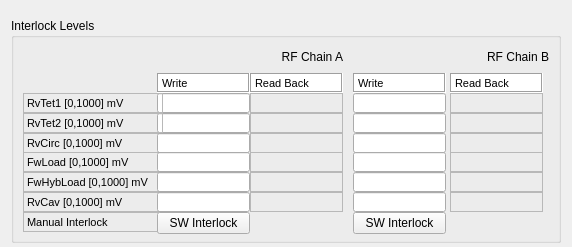
<?xml version="1.0" encoding="UTF-8"?>
<ui version="4.0">
 <class>Form</class>
 <widget class="QWidget" name="Form">
  <property name="geometry">
   <rect>
    <x>0</x>
    <y>0</y>
    <width>568</width>
    <height>243</height>
   </rect>
  </property>
  <property name="windowTitle">
   <string>Form</string>
  </property>
  <layout class="QGridLayout" name="gridLayout">
   <item row="0" column="0">
    <widget class="QGroupBox" name="groupBox_14">
     <property name="sizePolicy">
      <sizepolicy hsizetype="Preferred" vsizetype="Preferred">
       <horstretch>0</horstretch>
       <verstretch>0</verstretch>
      </sizepolicy>
     </property>
     <property name="minimumSize">
      <size>
       <width>550</width>
       <height>225</height>
      </size>
     </property>
     <property name="maximumSize">
      <size>
       <width>550</width>
       <height>210</height>
      </size>
     </property>
     <property name="title">
      <string>Interlock Levels</string>
     </property>
     <property name="flat">
      <bool>true</bool>
     </property>
     <layout class="QGridLayout" name="gridLayout_2">
      <item row="0" column="0">
       <widget class="QLabel" name="label_241">
        <property name="minimumSize">
         <size>
          <width>320</width>
          <height>20</height>
         </size>
        </property>
        <property name="maximumSize">
         <size>
          <width>330</width>
          <height>20</height>
         </size>
        </property>
        <property name="layoutDirection">
         <enum>Qt::RightToLeft</enum>
        </property>
        <property name="text">
         <string>RF Chain A</string>
        </property>
        <property name="alignment">
         <set>Qt::AlignRight|Qt::AlignTrailing|Qt::AlignVCenter</set>
        </property>
       </widget>
      </item>
      <item row="0" column="1">
       <widget class="QLabel" name="label_242">
        <property name="minimumSize">
         <size>
          <width>200</width>
          <height>20</height>
         </size>
        </property>
        <property name="maximumSize">
         <size>
          <width>200</width>
          <height>20</height>
         </size>
        </property>
        <property name="layoutDirection">
         <enum>Qt::RightToLeft</enum>
        </property>
        <property name="text">
         <string>RF Chain B</string>
        </property>
        <property name="alignment">
         <set>Qt::AlignRight|Qt::AlignTrailing|Qt::AlignVCenter</set>
        </property>
       </widget>
      </item>
      <item row="1" column="0">
       <layout class="QGridLayout" name="_15">
        <property name="spacing">
         <number>0</number>
        </property>
        <item row="0" column="1">
         <widget class="QLabel" name="label_87">
          <property name="sizePolicy">
           <sizepolicy hsizetype="Fixed" vsizetype="Fixed">
            <horstretch>0</horstretch>
            <verstretch>0</verstretch>
           </sizepolicy>
          </property>
          <property name="minimumSize">
           <size>
            <width>93</width>
            <height>20</height>
           </size>
          </property>
          <property name="maximumSize">
           <size>
            <width>93</width>
            <height>20</height>
           </size>
          </property>
          <property name="palette">
           <palette>
            <active>
             <colorrole role="Base">
              <brush brushstyle="SolidPattern">
               <color alpha="255">
                <red>255</red>
                <green>255</green>
                <blue>255</blue>
               </color>
              </brush>
             </colorrole>
             <colorrole role="Window">
              <brush brushstyle="SolidPattern">
               <color alpha="255">
                <red>255</red>
                <green>255</green>
                <blue>255</blue>
               </color>
              </brush>
             </colorrole>
            </active>
            <inactive>
             <colorrole role="Base">
              <brush brushstyle="SolidPattern">
               <color alpha="255">
                <red>255</red>
                <green>255</green>
                <blue>255</blue>
               </color>
              </brush>
             </colorrole>
             <colorrole role="Window">
              <brush brushstyle="SolidPattern">
               <color alpha="255">
                <red>255</red>
                <green>255</green>
                <blue>255</blue>
               </color>
              </brush>
             </colorrole>
            </inactive>
            <disabled>
             <colorrole role="Base">
              <brush brushstyle="SolidPattern">
               <color alpha="255">
                <red>255</red>
                <green>255</green>
                <blue>255</blue>
               </color>
              </brush>
             </colorrole>
             <colorrole role="Window">
              <brush brushstyle="SolidPattern">
               <color alpha="255">
                <red>255</red>
                <green>255</green>
                <blue>255</blue>
               </color>
              </brush>
             </colorrole>
            </disabled>
           </palette>
          </property>
          <property name="font">
           <font>
            <pointsize>8</pointsize>
           </font>
          </property>
          <property name="autoFillBackground">
           <bool>true</bool>
          </property>
          <property name="frameShape">
           <enum>QFrame::Box</enum>
          </property>
          <property name="frameShadow">
           <enum>QFrame::Sunken</enum>
          </property>
          <property name="text">
           <string>Write</string>
          </property>
         </widget>
        </item>
        <item row="0" column="2">
         <widget class="QLabel" name="label_88">
          <property name="sizePolicy">
           <sizepolicy hsizetype="Fixed" vsizetype="Fixed">
            <horstretch>0</horstretch>
            <verstretch>0</verstretch>
           </sizepolicy>
          </property>
          <property name="minimumSize">
           <size>
            <width>93</width>
            <height>20</height>
           </size>
          </property>
          <property name="maximumSize">
           <size>
            <width>93</width>
            <height>20</height>
           </size>
          </property>
          <property name="palette">
           <palette>
            <active>
             <colorrole role="Base">
              <brush brushstyle="SolidPattern">
               <color alpha="255">
                <red>255</red>
                <green>255</green>
                <blue>255</blue>
               </color>
              </brush>
             </colorrole>
             <colorrole role="Window">
              <brush brushstyle="SolidPattern">
               <color alpha="255">
                <red>255</red>
                <green>255</green>
                <blue>255</blue>
               </color>
              </brush>
             </colorrole>
            </active>
            <inactive>
             <colorrole role="Base">
              <brush brushstyle="SolidPattern">
               <color alpha="255">
                <red>255</red>
                <green>255</green>
                <blue>255</blue>
               </color>
              </brush>
             </colorrole>
             <colorrole role="Window">
              <brush brushstyle="SolidPattern">
               <color alpha="255">
                <red>255</red>
                <green>255</green>
                <blue>255</blue>
               </color>
              </brush>
             </colorrole>
            </inactive>
            <disabled>
             <colorrole role="Base">
              <brush brushstyle="SolidPattern">
               <color alpha="255">
                <red>255</red>
                <green>255</green>
                <blue>255</blue>
               </color>
              </brush>
             </colorrole>
             <colorrole role="Window">
              <brush brushstyle="SolidPattern">
               <color alpha="255">
                <red>255</red>
                <green>255</green>
                <blue>255</blue>
               </color>
              </brush>
             </colorrole>
            </disabled>
           </palette>
          </property>
          <property name="font">
           <font>
            <pointsize>8</pointsize>
           </font>
          </property>
          <property name="autoFillBackground">
           <bool>true</bool>
          </property>
          <property name="frameShape">
           <enum>QFrame::Box</enum>
          </property>
          <property name="frameShadow">
           <enum>QFrame::Sunken</enum>
          </property>
          <property name="text">
           <string>Read Back</string>
          </property>
         </widget>
        </item>
        <item row="3" column="0">
         <widget class="QLabel" name="label_89">
          <property name="sizePolicy">
           <sizepolicy hsizetype="Fixed" vsizetype="Fixed">
            <horstretch>0</horstretch>
            <verstretch>0</verstretch>
           </sizepolicy>
          </property>
          <property name="minimumSize">
           <size>
            <width>140</width>
            <height>20</height>
           </size>
          </property>
          <property name="maximumSize">
           <size>
            <width>140</width>
            <height>20</height>
           </size>
          </property>
          <property name="font">
           <font>
            <pointsize>8</pointsize>
           </font>
          </property>
          <property name="frameShape">
           <enum>QFrame::StyledPanel</enum>
          </property>
          <property name="text">
           <string>RvCirc [0,1000] mV</string>
          </property>
         </widget>
        </item>
        <item row="4" column="0">
         <widget class="QLabel" name="label_94">
          <property name="sizePolicy">
           <sizepolicy hsizetype="Fixed" vsizetype="Fixed">
            <horstretch>0</horstretch>
            <verstretch>0</verstretch>
           </sizepolicy>
          </property>
          <property name="minimumSize">
           <size>
            <width>140</width>
            <height>20</height>
           </size>
          </property>
          <property name="maximumSize">
           <size>
            <width>140</width>
            <height>20</height>
           </size>
          </property>
          <property name="font">
           <font>
            <pointsize>8</pointsize>
           </font>
          </property>
          <property name="frameShape">
           <enum>QFrame::StyledPanel</enum>
          </property>
          <property name="text">
           <string>FwLoad [0,1000] mV</string>
          </property>
         </widget>
        </item>
        <item row="4" column="1">
         <widget class="TaurusValueLineEdit" name="lineEdit_FwLoadA">
          <property name="sizePolicy">
           <sizepolicy hsizetype="Fixed" vsizetype="Fixed">
            <horstretch>0</horstretch>
            <verstretch>0</verstretch>
           </sizepolicy>
          </property>
          <property name="minimumSize">
           <size>
            <width>93</width>
            <height>20</height>
           </size>
          </property>
          <property name="maximumSize">
           <size>
            <width>93</width>
            <height>20</height>
           </size>
          </property>
          <property name="font">
           <font>
            <pointsize>8</pointsize>
           </font>
          </property>
          <property name="frame">
           <bool>true</bool>
          </property>
          <property name="autoApply" stdset="0">
           <bool>false</bool>
          </property>
         </widget>
        </item>
        <item row="5" column="0">
         <widget class="QLabel" name="label_97">
          <property name="sizePolicy">
           <sizepolicy hsizetype="Fixed" vsizetype="Fixed">
            <horstretch>0</horstretch>
            <verstretch>0</verstretch>
           </sizepolicy>
          </property>
          <property name="minimumSize">
           <size>
            <width>140</width>
            <height>20</height>
           </size>
          </property>
          <property name="maximumSize">
           <size>
            <width>140</width>
            <height>20</height>
           </size>
          </property>
          <property name="font">
           <font>
            <pointsize>8</pointsize>
           </font>
          </property>
          <property name="frameShape">
           <enum>QFrame::StyledPanel</enum>
          </property>
          <property name="text">
           <string>FwHybLoad [0,1000] mV</string>
          </property>
         </widget>
        </item>
        <item row="5" column="1">
         <widget class="TaurusValueLineEdit" name="lineEdit_FwHybLoadA">
          <property name="sizePolicy">
           <sizepolicy hsizetype="Fixed" vsizetype="Fixed">
            <horstretch>0</horstretch>
            <verstretch>0</verstretch>
           </sizepolicy>
          </property>
          <property name="minimumSize">
           <size>
            <width>93</width>
            <height>20</height>
           </size>
          </property>
          <property name="maximumSize">
           <size>
            <width>93</width>
            <height>20</height>
           </size>
          </property>
          <property name="font">
           <font>
            <pointsize>8</pointsize>
           </font>
          </property>
          <property name="frame">
           <bool>true</bool>
          </property>
          <property name="autoApply" stdset="0">
           <bool>false</bool>
          </property>
         </widget>
        </item>
        <item row="6" column="0">
         <widget class="QLabel" name="label_98">
          <property name="sizePolicy">
           <sizepolicy hsizetype="Fixed" vsizetype="Fixed">
            <horstretch>0</horstretch>
            <verstretch>0</verstretch>
           </sizepolicy>
          </property>
          <property name="minimumSize">
           <size>
            <width>140</width>
            <height>20</height>
           </size>
          </property>
          <property name="maximumSize">
           <size>
            <width>140</width>
            <height>20</height>
           </size>
          </property>
          <property name="font">
           <font>
            <pointsize>8</pointsize>
           </font>
          </property>
          <property name="frameShape">
           <enum>QFrame::StyledPanel</enum>
          </property>
          <property name="text">
           <string>RvCav [0,1000] mV</string>
          </property>
         </widget>
        </item>
        <item row="1" column="1">
         <widget class="TaurusValueLineEdit" name="lineEdit_RvTet1A">
          <property name="sizePolicy">
           <sizepolicy hsizetype="Fixed" vsizetype="Fixed">
            <horstretch>0</horstretch>
            <verstretch>0</verstretch>
           </sizepolicy>
          </property>
          <property name="minimumSize">
           <size>
            <width>93</width>
            <height>20</height>
           </size>
          </property>
          <property name="maximumSize">
           <size>
            <width>93</width>
            <height>20</height>
           </size>
          </property>
          <property name="font">
           <font>
            <pointsize>8</pointsize>
           </font>
          </property>
          <property name="frame">
           <bool>true</bool>
          </property>
          <property name="autoApply" stdset="0">
           <bool>false</bool>
          </property>
         </widget>
        </item>
        <item row="2" column="1">
         <widget class="TaurusValueLineEdit" name="lineEdit_RvTet2A">
          <property name="sizePolicy">
           <sizepolicy hsizetype="Fixed" vsizetype="Fixed">
            <horstretch>0</horstretch>
            <verstretch>0</verstretch>
           </sizepolicy>
          </property>
          <property name="minimumSize">
           <size>
            <width>93</width>
            <height>20</height>
           </size>
          </property>
          <property name="maximumSize">
           <size>
            <width>93</width>
            <height>20</height>
           </size>
          </property>
          <property name="font">
           <font>
            <pointsize>8</pointsize>
           </font>
          </property>
          <property name="frame">
           <bool>true</bool>
          </property>
          <property name="autoApply" stdset="0">
           <bool>false</bool>
          </property>
         </widget>
        </item>
        <item row="1" column="0">
         <widget class="QLabel" name="label_120">
          <property name="sizePolicy">
           <sizepolicy hsizetype="Fixed" vsizetype="Fixed">
            <horstretch>0</horstretch>
            <verstretch>0</verstretch>
           </sizepolicy>
          </property>
          <property name="minimumSize">
           <size>
            <width>140</width>
            <height>20</height>
           </size>
          </property>
          <property name="maximumSize">
           <size>
            <width>140</width>
            <height>20</height>
           </size>
          </property>
          <property name="font">
           <font>
            <pointsize>8</pointsize>
           </font>
          </property>
          <property name="frameShape">
           <enum>QFrame::StyledPanel</enum>
          </property>
          <property name="text">
           <string>RvTet1 [0,1000] mV</string>
          </property>
         </widget>
        </item>
        <item row="2" column="0">
         <widget class="QLabel" name="label_121">
          <property name="sizePolicy">
           <sizepolicy hsizetype="Fixed" vsizetype="Fixed">
            <horstretch>0</horstretch>
            <verstretch>0</verstretch>
           </sizepolicy>
          </property>
          <property name="minimumSize">
           <size>
            <width>140</width>
            <height>20</height>
           </size>
          </property>
          <property name="maximumSize">
           <size>
            <width>140</width>
            <height>20</height>
           </size>
          </property>
          <property name="font">
           <font>
            <pointsize>8</pointsize>
           </font>
          </property>
          <property name="frameShape">
           <enum>QFrame::StyledPanel</enum>
          </property>
          <property name="text">
           <string>RvTet2 [0,1000] mV</string>
          </property>
         </widget>
        </item>
        <item row="1" column="2">
         <widget class="TaurusLabel" name="tauValueLabel_RvTet1A">
          <property name="sizePolicy">
           <sizepolicy hsizetype="Fixed" vsizetype="Fixed">
            <horstretch>0</horstretch>
            <verstretch>0</verstretch>
           </sizepolicy>
          </property>
          <property name="minimumSize">
           <size>
            <width>93</width>
            <height>20</height>
           </size>
          </property>
          <property name="maximumSize">
           <size>
            <width>93</width>
            <height>20</height>
           </size>
          </property>
          <property name="font">
           <font>
            <pointsize>7</pointsize>
           </font>
          </property>
          <property name="frameShape">
           <enum>QFrame::StyledPanel</enum>
          </property>
         </widget>
        </item>
        <item row="2" column="2">
         <widget class="TaurusLabel" name="tauValueLabel_RvTet2A">
          <property name="sizePolicy">
           <sizepolicy hsizetype="Fixed" vsizetype="Fixed">
            <horstretch>0</horstretch>
            <verstretch>0</verstretch>
           </sizepolicy>
          </property>
          <property name="minimumSize">
           <size>
            <width>93</width>
            <height>20</height>
           </size>
          </property>
          <property name="maximumSize">
           <size>
            <width>93</width>
            <height>20</height>
           </size>
          </property>
          <property name="font">
           <font>
            <pointsize>7</pointsize>
           </font>
          </property>
          <property name="frameShape">
           <enum>QFrame::StyledPanel</enum>
          </property>
         </widget>
        </item>
        <item row="3" column="2">
         <widget class="TaurusLabel" name="tauValueLabel_RvCircA">
          <property name="sizePolicy">
           <sizepolicy hsizetype="Fixed" vsizetype="Fixed">
            <horstretch>0</horstretch>
            <verstretch>0</verstretch>
           </sizepolicy>
          </property>
          <property name="minimumSize">
           <size>
            <width>93</width>
            <height>20</height>
           </size>
          </property>
          <property name="maximumSize">
           <size>
            <width>93</width>
            <height>20</height>
           </size>
          </property>
          <property name="font">
           <font>
            <pointsize>7</pointsize>
           </font>
          </property>
          <property name="frameShape">
           <enum>QFrame::StyledPanel</enum>
          </property>
         </widget>
        </item>
        <item row="4" column="2">
         <widget class="TaurusLabel" name="tauValueLabel_FwLoadA">
          <property name="sizePolicy">
           <sizepolicy hsizetype="Fixed" vsizetype="Fixed">
            <horstretch>0</horstretch>
            <verstretch>0</verstretch>
           </sizepolicy>
          </property>
          <property name="minimumSize">
           <size>
            <width>93</width>
            <height>20</height>
           </size>
          </property>
          <property name="maximumSize">
           <size>
            <width>93</width>
            <height>20</height>
           </size>
          </property>
          <property name="font">
           <font>
            <pointsize>7</pointsize>
           </font>
          </property>
          <property name="frameShape">
           <enum>QFrame::StyledPanel</enum>
          </property>
         </widget>
        </item>
        <item row="5" column="2">
         <widget class="TaurusLabel" name="tauValueLabel_FwHybLoadA">
          <property name="sizePolicy">
           <sizepolicy hsizetype="Fixed" vsizetype="Fixed">
            <horstretch>0</horstretch>
            <verstretch>0</verstretch>
           </sizepolicy>
          </property>
          <property name="minimumSize">
           <size>
            <width>93</width>
            <height>20</height>
           </size>
          </property>
          <property name="maximumSize">
           <size>
            <width>93</width>
            <height>20</height>
           </size>
          </property>
          <property name="font">
           <font>
            <pointsize>7</pointsize>
           </font>
          </property>
          <property name="frameShape">
           <enum>QFrame::StyledPanel</enum>
          </property>
         </widget>
        </item>
        <item row="6" column="2">
         <widget class="TaurusLabel" name="tauValueLabel_RvCavA">
          <property name="sizePolicy">
           <sizepolicy hsizetype="Fixed" vsizetype="Fixed">
            <horstretch>0</horstretch>
            <verstretch>0</verstretch>
           </sizepolicy>
          </property>
          <property name="minimumSize">
           <size>
            <width>93</width>
            <height>20</height>
           </size>
          </property>
          <property name="maximumSize">
           <size>
            <width>93</width>
            <height>20</height>
           </size>
          </property>
          <property name="font">
           <font>
            <pointsize>7</pointsize>
           </font>
          </property>
          <property name="frameShape">
           <enum>QFrame::StyledPanel</enum>
          </property>
         </widget>
        </item>
        <item row="7" column="0">
         <widget class="QLabel" name="label_127">
          <property name="sizePolicy">
           <sizepolicy hsizetype="Fixed" vsizetype="Fixed">
            <horstretch>0</horstretch>
            <verstretch>0</verstretch>
           </sizepolicy>
          </property>
          <property name="minimumSize">
           <size>
            <width>140</width>
            <height>20</height>
           </size>
          </property>
          <property name="maximumSize">
           <size>
            <width>140</width>
            <height>20</height>
           </size>
          </property>
          <property name="font">
           <font>
            <pointsize>8</pointsize>
           </font>
          </property>
          <property name="frameShape">
           <enum>QFrame::StyledPanel</enum>
          </property>
          <property name="text">
           <string>Manual Interlock</string>
          </property>
         </widget>
        </item>
        <item row="6" column="1">
         <widget class="TaurusValueLineEdit" name="lineEdit_RvCavA">
          <property name="sizePolicy">
           <sizepolicy hsizetype="Fixed" vsizetype="Fixed">
            <horstretch>0</horstretch>
            <verstretch>0</verstretch>
           </sizepolicy>
          </property>
          <property name="minimumSize">
           <size>
            <width>93</width>
            <height>20</height>
           </size>
          </property>
          <property name="maximumSize">
           <size>
            <width>93</width>
            <height>20</height>
           </size>
          </property>
          <property name="font">
           <font>
            <pointsize>8</pointsize>
           </font>
          </property>
          <property name="frame">
           <bool>true</bool>
          </property>
          <property name="autoApply" stdset="0">
           <bool>false</bool>
          </property>
         </widget>
        </item>
        <item row="3" column="1">
         <widget class="TaurusValueLineEdit" name="lineEdit_RvCircA">
          <property name="sizePolicy">
           <sizepolicy hsizetype="Fixed" vsizetype="Fixed">
            <horstretch>0</horstretch>
            <verstretch>0</verstretch>
           </sizepolicy>
          </property>
          <property name="minimumSize">
           <size>
            <width>93</width>
            <height>20</height>
           </size>
          </property>
          <property name="maximumSize">
           <size>
            <width>93</width>
            <height>20</height>
           </size>
          </property>
          <property name="font">
           <font>
            <pointsize>8</pointsize>
           </font>
          </property>
          <property name="frame">
           <bool>true</bool>
          </property>
          <property name="autoApply" stdset="0">
           <bool>false</bool>
          </property>
         </widget>
        </item>
        <item row="7" column="1">
         <widget class="QPushButton" name="pushButton_SWITCKA">
          <property name="minimumSize">
           <size>
            <width>0</width>
            <height>22</height>
           </size>
          </property>
          <property name="text">
           <string>SW Interlock</string>
          </property>
         </widget>
        </item>
       </layout>
      </item>
      <item row="1" column="1">
       <layout class="QGridLayout" name="_14">
        <property name="spacing">
         <number>0</number>
        </property>
        <item row="0" column="1">
         <widget class="QLabel" name="label_203">
          <property name="sizePolicy">
           <sizepolicy hsizetype="Fixed" vsizetype="Fixed">
            <horstretch>0</horstretch>
            <verstretch>0</verstretch>
           </sizepolicy>
          </property>
          <property name="minimumSize">
           <size>
            <width>93</width>
            <height>20</height>
           </size>
          </property>
          <property name="maximumSize">
           <size>
            <width>93</width>
            <height>20</height>
           </size>
          </property>
          <property name="palette">
           <palette>
            <active>
             <colorrole role="Base">
              <brush brushstyle="SolidPattern">
               <color alpha="255">
                <red>255</red>
                <green>255</green>
                <blue>255</blue>
               </color>
              </brush>
             </colorrole>
             <colorrole role="Window">
              <brush brushstyle="SolidPattern">
               <color alpha="255">
                <red>255</red>
                <green>255</green>
                <blue>255</blue>
               </color>
              </brush>
             </colorrole>
            </active>
            <inactive>
             <colorrole role="Base">
              <brush brushstyle="SolidPattern">
               <color alpha="255">
                <red>255</red>
                <green>255</green>
                <blue>255</blue>
               </color>
              </brush>
             </colorrole>
             <colorrole role="Window">
              <brush brushstyle="SolidPattern">
               <color alpha="255">
                <red>255</red>
                <green>255</green>
                <blue>255</blue>
               </color>
              </brush>
             </colorrole>
            </inactive>
            <disabled>
             <colorrole role="Base">
              <brush brushstyle="SolidPattern">
               <color alpha="255">
                <red>255</red>
                <green>255</green>
                <blue>255</blue>
               </color>
              </brush>
             </colorrole>
             <colorrole role="Window">
              <brush brushstyle="SolidPattern">
               <color alpha="255">
                <red>255</red>
                <green>255</green>
                <blue>255</blue>
               </color>
              </brush>
             </colorrole>
            </disabled>
           </palette>
          </property>
          <property name="font">
           <font>
            <pointsize>8</pointsize>
           </font>
          </property>
          <property name="autoFillBackground">
           <bool>true</bool>
          </property>
          <property name="frameShape">
           <enum>QFrame::Box</enum>
          </property>
          <property name="frameShadow">
           <enum>QFrame::Sunken</enum>
          </property>
          <property name="text">
           <string>Read Back</string>
          </property>
         </widget>
        </item>
        <item row="4" column="0">
         <widget class="TaurusValueLineEdit" name="lineEdit_FwLoadB">
          <property name="sizePolicy">
           <sizepolicy hsizetype="Fixed" vsizetype="Fixed">
            <horstretch>0</horstretch>
            <verstretch>0</verstretch>
           </sizepolicy>
          </property>
          <property name="minimumSize">
           <size>
            <width>93</width>
            <height>20</height>
           </size>
          </property>
          <property name="maximumSize">
           <size>
            <width>93</width>
            <height>20</height>
           </size>
          </property>
          <property name="font">
           <font>
            <pointsize>8</pointsize>
           </font>
          </property>
          <property name="frame">
           <bool>true</bool>
          </property>
          <property name="autoApply" stdset="0">
           <bool>false</bool>
          </property>
         </widget>
        </item>
        <item row="5" column="0">
         <widget class="TaurusValueLineEdit" name="lineEdit_FwHybLoadB">
          <property name="sizePolicy">
           <sizepolicy hsizetype="Fixed" vsizetype="Fixed">
            <horstretch>0</horstretch>
            <verstretch>0</verstretch>
           </sizepolicy>
          </property>
          <property name="minimumSize">
           <size>
            <width>93</width>
            <height>20</height>
           </size>
          </property>
          <property name="maximumSize">
           <size>
            <width>93</width>
            <height>20</height>
           </size>
          </property>
          <property name="font">
           <font>
            <pointsize>8</pointsize>
           </font>
          </property>
          <property name="frame">
           <bool>true</bool>
          </property>
          <property name="autoApply" stdset="0">
           <bool>false</bool>
          </property>
         </widget>
        </item>
        <item row="6" column="0">
         <widget class="TaurusValueLineEdit" name="lineEdit_RvCavB">
          <property name="sizePolicy">
           <sizepolicy hsizetype="Fixed" vsizetype="Fixed">
            <horstretch>0</horstretch>
            <verstretch>0</verstretch>
           </sizepolicy>
          </property>
          <property name="minimumSize">
           <size>
            <width>93</width>
            <height>20</height>
           </size>
          </property>
          <property name="maximumSize">
           <size>
            <width>93</width>
            <height>20</height>
           </size>
          </property>
          <property name="font">
           <font>
            <pointsize>8</pointsize>
           </font>
          </property>
          <property name="frame">
           <bool>true</bool>
          </property>
          <property name="autoApply" stdset="0">
           <bool>false</bool>
          </property>
         </widget>
        </item>
        <item row="1" column="0">
         <widget class="TaurusValueLineEdit" name="lineEdit_RvTet1B">
          <property name="sizePolicy">
           <sizepolicy hsizetype="Fixed" vsizetype="Fixed">
            <horstretch>0</horstretch>
            <verstretch>0</verstretch>
           </sizepolicy>
          </property>
          <property name="minimumSize">
           <size>
            <width>93</width>
            <height>20</height>
           </size>
          </property>
          <property name="maximumSize">
           <size>
            <width>93</width>
            <height>20</height>
           </size>
          </property>
          <property name="font">
           <font>
            <pointsize>8</pointsize>
           </font>
          </property>
          <property name="frame">
           <bool>true</bool>
          </property>
          <property name="autoApply" stdset="0">
           <bool>false</bool>
          </property>
         </widget>
        </item>
        <item row="2" column="0">
         <widget class="TaurusValueLineEdit" name="lineEdit_RvTet2B">
          <property name="sizePolicy">
           <sizepolicy hsizetype="Fixed" vsizetype="Fixed">
            <horstretch>0</horstretch>
            <verstretch>0</verstretch>
           </sizepolicy>
          </property>
          <property name="minimumSize">
           <size>
            <width>93</width>
            <height>20</height>
           </size>
          </property>
          <property name="maximumSize">
           <size>
            <width>93</width>
            <height>20</height>
           </size>
          </property>
          <property name="font">
           <font>
            <pointsize>8</pointsize>
           </font>
          </property>
          <property name="frame">
           <bool>true</bool>
          </property>
          <property name="autoApply" stdset="0">
           <bool>false</bool>
          </property>
         </widget>
        </item>
        <item row="1" column="1">
         <widget class="TaurusLabel" name="tauValueLabel_RvTet1B">
          <property name="sizePolicy">
           <sizepolicy hsizetype="Fixed" vsizetype="Fixed">
            <horstretch>0</horstretch>
            <verstretch>0</verstretch>
           </sizepolicy>
          </property>
          <property name="minimumSize">
           <size>
            <width>93</width>
            <height>20</height>
           </size>
          </property>
          <property name="maximumSize">
           <size>
            <width>93</width>
            <height>20</height>
           </size>
          </property>
          <property name="font">
           <font>
            <pointsize>7</pointsize>
           </font>
          </property>
          <property name="frameShape">
           <enum>QFrame::StyledPanel</enum>
          </property>
         </widget>
        </item>
        <item row="2" column="1">
         <widget class="TaurusLabel" name="tauValueLabel_RvTet2B">
          <property name="sizePolicy">
           <sizepolicy hsizetype="Fixed" vsizetype="Fixed">
            <horstretch>0</horstretch>
            <verstretch>0</verstretch>
           </sizepolicy>
          </property>
          <property name="minimumSize">
           <size>
            <width>93</width>
            <height>20</height>
           </size>
          </property>
          <property name="maximumSize">
           <size>
            <width>93</width>
            <height>20</height>
           </size>
          </property>
          <property name="font">
           <font>
            <pointsize>7</pointsize>
           </font>
          </property>
          <property name="frameShape">
           <enum>QFrame::StyledPanel</enum>
          </property>
         </widget>
        </item>
        <item row="3" column="1">
         <widget class="TaurusLabel" name="tauValueLabel_RvCircB">
          <property name="sizePolicy">
           <sizepolicy hsizetype="Fixed" vsizetype="Fixed">
            <horstretch>0</horstretch>
            <verstretch>0</verstretch>
           </sizepolicy>
          </property>
          <property name="minimumSize">
           <size>
            <width>93</width>
            <height>20</height>
           </size>
          </property>
          <property name="maximumSize">
           <size>
            <width>93</width>
            <height>20</height>
           </size>
          </property>
          <property name="font">
           <font>
            <pointsize>7</pointsize>
           </font>
          </property>
          <property name="frameShape">
           <enum>QFrame::StyledPanel</enum>
          </property>
         </widget>
        </item>
        <item row="4" column="1">
         <widget class="TaurusLabel" name="tauValueLabel_FwLoadB">
          <property name="sizePolicy">
           <sizepolicy hsizetype="Fixed" vsizetype="Fixed">
            <horstretch>0</horstretch>
            <verstretch>0</verstretch>
           </sizepolicy>
          </property>
          <property name="minimumSize">
           <size>
            <width>93</width>
            <height>20</height>
           </size>
          </property>
          <property name="maximumSize">
           <size>
            <width>93</width>
            <height>20</height>
           </size>
          </property>
          <property name="font">
           <font>
            <pointsize>7</pointsize>
           </font>
          </property>
          <property name="frameShape">
           <enum>QFrame::StyledPanel</enum>
          </property>
         </widget>
        </item>
        <item row="5" column="1">
         <widget class="TaurusLabel" name="tauValueLabel_FwHybLoadB">
          <property name="sizePolicy">
           <sizepolicy hsizetype="Fixed" vsizetype="Fixed">
            <horstretch>0</horstretch>
            <verstretch>0</verstretch>
           </sizepolicy>
          </property>
          <property name="minimumSize">
           <size>
            <width>93</width>
            <height>20</height>
           </size>
          </property>
          <property name="maximumSize">
           <size>
            <width>93</width>
            <height>20</height>
           </size>
          </property>
          <property name="font">
           <font>
            <pointsize>7</pointsize>
           </font>
          </property>
          <property name="frameShape">
           <enum>QFrame::StyledPanel</enum>
          </property>
         </widget>
        </item>
        <item row="6" column="1">
         <widget class="TaurusLabel" name="tauValueLabel_RvCavB">
          <property name="sizePolicy">
           <sizepolicy hsizetype="Fixed" vsizetype="Fixed">
            <horstretch>0</horstretch>
            <verstretch>0</verstretch>
           </sizepolicy>
          </property>
          <property name="minimumSize">
           <size>
            <width>93</width>
            <height>20</height>
           </size>
          </property>
          <property name="maximumSize">
           <size>
            <width>93</width>
            <height>20</height>
           </size>
          </property>
          <property name="font">
           <font>
            <pointsize>7</pointsize>
           </font>
          </property>
          <property name="frameShape">
           <enum>QFrame::StyledPanel</enum>
          </property>
         </widget>
        </item>
        <item row="3" column="0">
         <widget class="TaurusValueLineEdit" name="lineEdit_RvCircB">
          <property name="sizePolicy">
           <sizepolicy hsizetype="Fixed" vsizetype="Fixed">
            <horstretch>0</horstretch>
            <verstretch>0</verstretch>
           </sizepolicy>
          </property>
          <property name="minimumSize">
           <size>
            <width>93</width>
            <height>20</height>
           </size>
          </property>
          <property name="maximumSize">
           <size>
            <width>93</width>
            <height>20</height>
           </size>
          </property>
          <property name="font">
           <font>
            <pointsize>8</pointsize>
           </font>
          </property>
          <property name="frame">
           <bool>true</bool>
          </property>
          <property name="autoApply" stdset="0">
           <bool>false</bool>
          </property>
         </widget>
        </item>
        <item row="0" column="0">
         <widget class="QLabel" name="label_202">
          <property name="sizePolicy">
           <sizepolicy hsizetype="Fixed" vsizetype="Fixed">
            <horstretch>0</horstretch>
            <verstretch>0</verstretch>
           </sizepolicy>
          </property>
          <property name="minimumSize">
           <size>
            <width>93</width>
            <height>20</height>
           </size>
          </property>
          <property name="maximumSize">
           <size>
            <width>93</width>
            <height>20</height>
           </size>
          </property>
          <property name="palette">
           <palette>
            <active>
             <colorrole role="Base">
              <brush brushstyle="SolidPattern">
               <color alpha="255">
                <red>255</red>
                <green>255</green>
                <blue>255</blue>
               </color>
              </brush>
             </colorrole>
             <colorrole role="Window">
              <brush brushstyle="SolidPattern">
               <color alpha="255">
                <red>255</red>
                <green>255</green>
                <blue>255</blue>
               </color>
              </brush>
             </colorrole>
            </active>
            <inactive>
             <colorrole role="Base">
              <brush brushstyle="SolidPattern">
               <color alpha="255">
                <red>255</red>
                <green>255</green>
                <blue>255</blue>
               </color>
              </brush>
             </colorrole>
             <colorrole role="Window">
              <brush brushstyle="SolidPattern">
               <color alpha="255">
                <red>255</red>
                <green>255</green>
                <blue>255</blue>
               </color>
              </brush>
             </colorrole>
            </inactive>
            <disabled>
             <colorrole role="Base">
              <brush brushstyle="SolidPattern">
               <color alpha="255">
                <red>255</red>
                <green>255</green>
                <blue>255</blue>
               </color>
              </brush>
             </colorrole>
             <colorrole role="Window">
              <brush brushstyle="SolidPattern">
               <color alpha="255">
                <red>255</red>
                <green>255</green>
                <blue>255</blue>
               </color>
              </brush>
             </colorrole>
            </disabled>
           </palette>
          </property>
          <property name="font">
           <font>
            <pointsize>8</pointsize>
           </font>
          </property>
          <property name="autoFillBackground">
           <bool>true</bool>
          </property>
          <property name="frameShape">
           <enum>QFrame::Box</enum>
          </property>
          <property name="frameShadow">
           <enum>QFrame::Sunken</enum>
          </property>
          <property name="text">
           <string>Write</string>
          </property>
         </widget>
        </item>
        <item row="7" column="0">
         <widget class="QPushButton" name="pushButton_SWITCKB">
          <property name="minimumSize">
           <size>
            <width>0</width>
            <height>22</height>
           </size>
          </property>
          <property name="text">
           <string>SW Interlock</string>
          </property>
         </widget>
        </item>
       </layout>
      </item>
     </layout>
    </widget>
   </item>
  </layout>
 </widget>
 <customwidgets>
  <customwidget>
   <class>TaurusLabel</class>
   <extends>QLabel</extends>
   <header>taurus.qt.qtgui.display</header>
  </customwidget>
  <customwidget>
   <class>TaurusValueLineEdit</class>
   <extends>QLineEdit</extends>
   <header>taurus.qt.qtgui.input</header>
  </customwidget>
 </customwidgets>
 <resources/>
 <connections/>
</ui>
